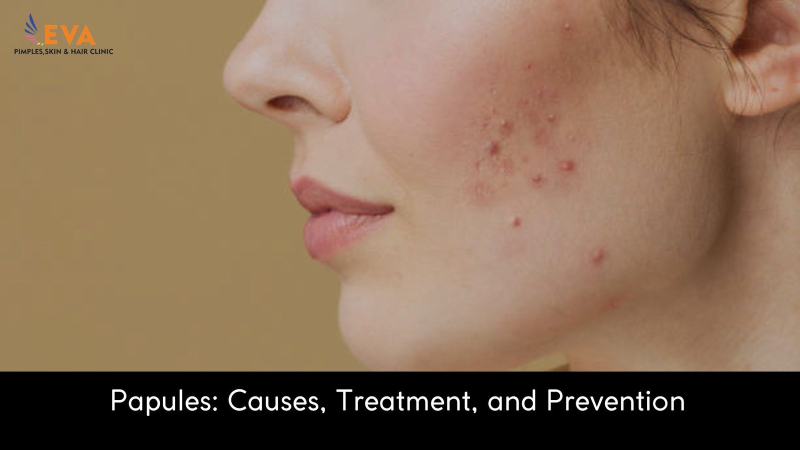
#> input picture Papular/1.jpg, 1600 x 900 px, given as the content of the folder C:/Users/yohee/SkinDisease_AI/Atopy, which was not available (shown at 1/2 size)
$ jupyter execute '이미지변환.ipynb'   (text cells are left out)
#> lines starting #> are read from the running program, lines starting #| are printed output that depends on the picture
[cell 1]
import os

[cell 2]
#파일 번호 순서대로 바꾸기
folder_path = r'C:\Users\yohee\SkinDisease_AI\Papular'
file_list = os.listdir(folder_path)

for idx in range(len(file_list)):
    old_name = file_list[idx]
    new_name = str(idx) + '.jpg'
    file_path = folder_path + "\\" + old_name
    new_file_path = folder_path + "\\" + new_name
    print('{} -> {}'.format(old_name, new_name))
    os.rename(file_path, new_file_path)

[cell 3]
import os
import cv2
import time
print(cv2.__version__)

[cell 4]
folder_path = r'C:\Users\yohee\SkinDisease_AI\Atopy' #오류발생 -> 폴더이름을 아토피 -> Atopy라고 바꿨더니 오류 사라짐
file_list = os.listdir(folder_path)

for file in file_list:
    img = cv2.imread(folder_path + "\\" + file)
#> img is the input picture: shape (900, 1600, 3); mean B, G, R 85.7, 108.9, 135.7
    img = cv2.resize(img, (200, 190), interpolation=cv2.INTER_CUBIC)
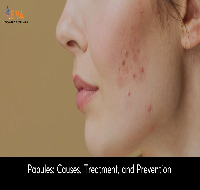
#> img: shape (190, 200, 3); mean B, G, R 85.7, 108.9, 135.7
    cv2.imshow("image", img)
    cv2.waitKey(0)
    cv2.destroyAllWindows()


$ run again, on Papular/112.jpg
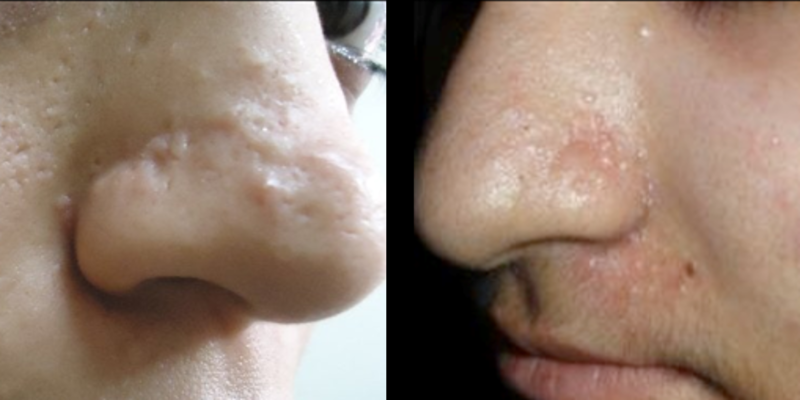
#> input picture Papular/112.jpg, 800 x 400 px, given as the content of the folder C:/Users/yohee/SkinDisease_AI/Atopy, which was not available
#> img is the input picture: shape (400, 800, 3); mean B, G, R 111.1, 126, 148.2
#> `img = cv2.resize(img, (200, 190), interpolation=cv2.INTER_CUBIC)`:
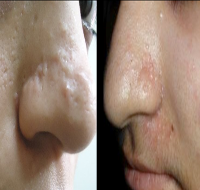
#> img: shape (190, 200, 3); mean B, G, R 111.2, 126.2, 148.3

$ run again, on Papular/118.jpg
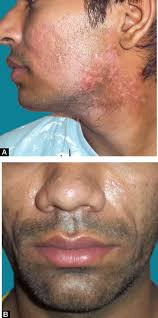
#> input picture Papular/118.jpg, 158 x 318 px, given as the content of the folder C:/Users/yohee/SkinDisease_AI/Atopy, which was not available
#> img is the input picture: shape (318, 158, 3); mean B, G, R 111.7, 126.1, 154
#> `img = cv2.resize(img, (200, 190), interpolation=cv2.INTER_CUBIC)`:
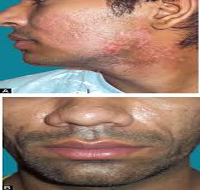
#> img: shape (190, 200, 3); mean B, G, R 111.7, 126.1, 154

$ run again, on Papular/121.jpg
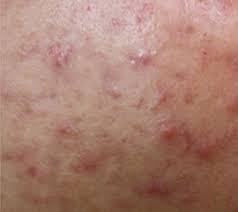
#> input picture Papular/121.jpg, 238 x 212 px, given as the content of the folder C:/Users/yohee/SkinDisease_AI/Atopy, which was not available
#> img is the input picture: shape (212, 238, 3); mean B, G, R 112.5, 126.7, 168.3
#> `img = cv2.resize(img, (200, 190), interpolation=cv2.INTER_CUBIC)`:
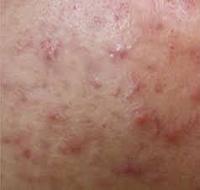
#> img: shape (190, 200, 3); mean B, G, R 112.5, 126.7, 168.3
